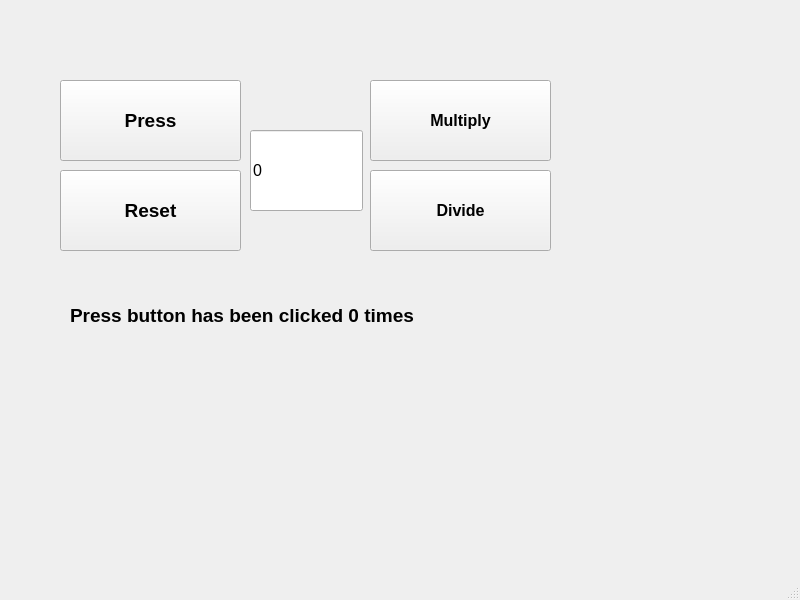
<?xml version="1.0" encoding="UTF-8"?>
<ui version="4.0">
 <class>MainWindow</class>
 <widget class="QMainWindow" name="MainWindow">
  <property name="geometry">
   <rect>
    <x>0</x>
    <y>0</y>
    <width>800</width>
    <height>600</height>
   </rect>
  </property>
  <property name="windowTitle">
   <string>MainWindow</string>
  </property>
  <widget class="QWidget" name="centralwidget">
   <widget class="QPushButton" name="countButton">
    <property name="geometry">
     <rect>
      <x>60</x>
      <y>80</y>
      <width>181</width>
      <height>81</height>
     </rect>
    </property>
    <property name="font">
     <font>
      <pointsize>14</pointsize>
      <bold>true</bold>
     </font>
    </property>
    <property name="text">
     <string>Press</string>
    </property>
   </widget>
   <widget class="QPushButton" name="resetButton">
    <property name="geometry">
     <rect>
      <x>60</x>
      <y>170</y>
      <width>181</width>
      <height>81</height>
     </rect>
    </property>
    <property name="font">
     <font>
      <pointsize>14</pointsize>
      <bold>true</bold>
     </font>
    </property>
    <property name="text">
     <string>Reset</string>
    </property>
   </widget>
   <widget class="QLineEdit" name="lineEdit">
    <property name="geometry">
     <rect>
      <x>250</x>
      <y>130</y>
      <width>113</width>
      <height>81</height>
     </rect>
    </property>
    <property name="font">
     <font>
      <pointsize>12</pointsize>
     </font>
    </property>
    <property name="text">
     <string>0</string>
    </property>
   </widget>
   <widget class="QLabel" name="label">
    <property name="geometry">
     <rect>
      <x>70</x>
      <y>300</y>
      <width>511</width>
      <height>31</height>
     </rect>
    </property>
    <property name="font">
     <font>
      <pointsize>14</pointsize>
      <bold>true</bold>
     </font>
    </property>
    <property name="text">
     <string>Press button has been clicked 0 times</string>
    </property>
   </widget>
   <widget class="QPushButton" name="multiplyButton">
    <property name="geometry">
     <rect>
      <x>370</x>
      <y>80</y>
      <width>181</width>
      <height>81</height>
     </rect>
    </property>
    <property name="font">
     <font>
      <pointsize>12</pointsize>
      <bold>true</bold>
     </font>
    </property>
    <property name="text">
     <string>Multiply</string>
    </property>
   </widget>
   <widget class="QPushButton" name="divideButton">
    <property name="geometry">
     <rect>
      <x>370</x>
      <y>170</y>
      <width>181</width>
      <height>81</height>
     </rect>
    </property>
    <property name="font">
     <font>
      <pointsize>12</pointsize>
      <bold>true</bold>
     </font>
    </property>
    <property name="text">
     <string>Divide</string>
    </property>
   </widget>
  </widget>
  <widget class="QMenuBar" name="menubar">
   <property name="geometry">
    <rect>
     <x>0</x>
     <y>0</y>
     <width>800</width>
     <height>21</height>
    </rect>
   </property>
  </widget>
  <widget class="QStatusBar" name="statusbar"/>
 </widget>
 <resources/>
 <connections/>
</ui>
